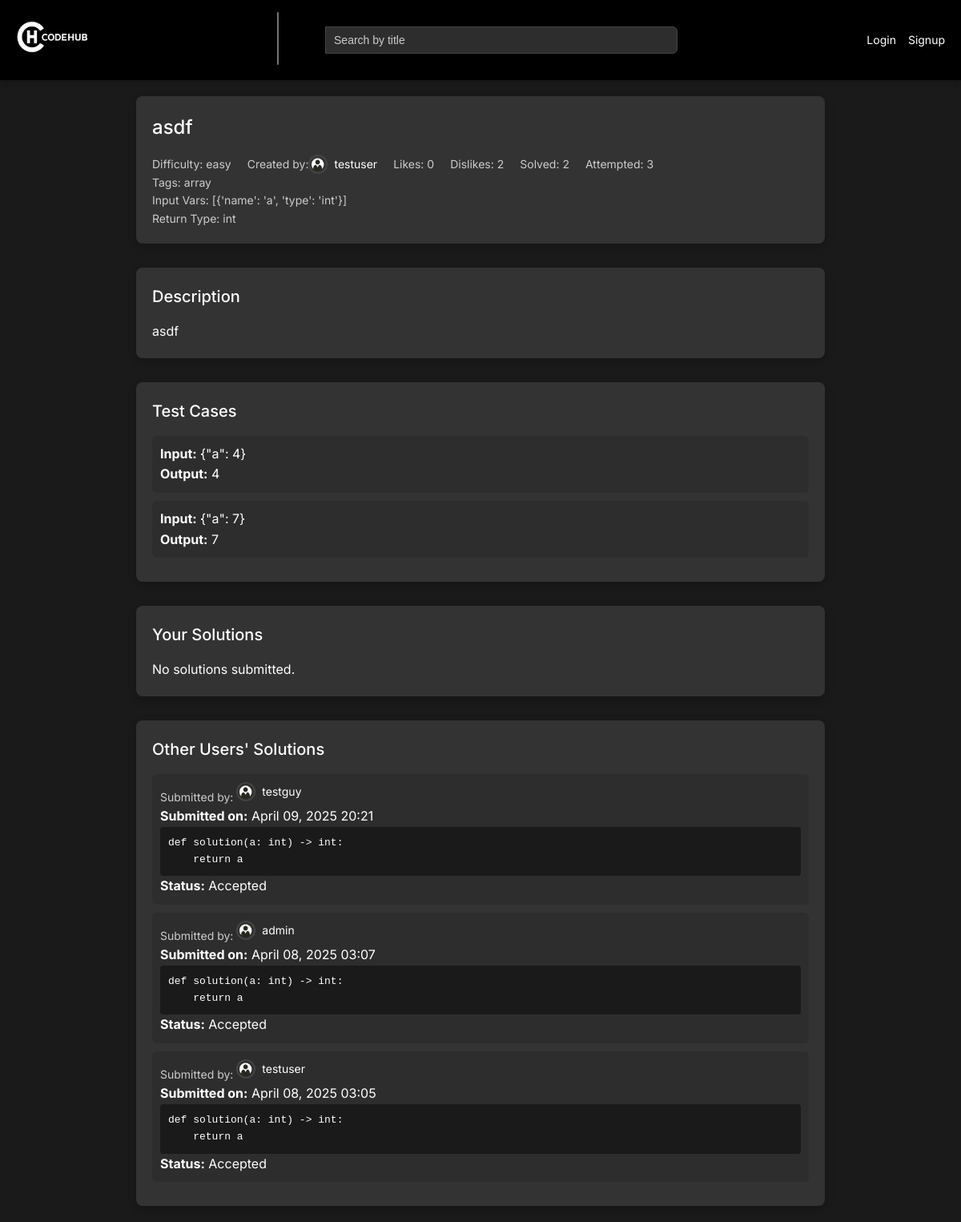
/problem/7/, run on the app's committed database.
### problems/models.py (models this page shows, shortened)
class Problem(models.Model):
    DIFFICULTY_CHOICES = (
        ('easy', 'Easy'),
        ('medium', 'Medium'),
        ('hard', 'Hard'),
    )
    title = models.CharField(max_length=200)
    description = models.TextField()
    difficulty = models.CharField(max_length=6, choices=DIFFICULTY_CHOICES, default='easy')
    created_by = models.ForeignKey(User, on_delete=models.CASCADE, related_name='problems')
    tags = models.ManyToManyField(Tag, blank=True)
    created_at = models.DateTimeField(auto_now_add=True)
    solution_code = models.TextField()
    function_header = models.TextField(blank=True, null=True)
    input_vars = models.JSONField(default=list, blank=True)
    return_type = models.CharField(max_length=50, default='None')
    attempted_by = models.ManyToManyField(User, related_name='attempted_problems', blank=True)
    solved_by = models.ManyToManyField(User, related_name='solved_problems', blank=True)

class Tag(models.Model):
    name = models.CharField(max_length=50, unique=True)

class TestCase(models.Model):
    problem = models.ForeignKey(Problem, on_delete=models.CASCADE, related_name='test_cases')
    input_value = models.JSONField()
    expected_output = models.JSONField()

class Solution(models.Model):
    problem = models.ForeignKey(Problem, on_delete=models.CASCADE, related_name='solutions')
    code = models.TextField()
    created_by = models.ForeignKey(User, on_delete=models.CASCADE, related_name='solutions')
    created_at = models.DateTimeField(auto_now_add=True)

### problems/views.py (the view, shortened to what this page needs)
# urls.py: path('problem/<int:problem_id>/', views.problem_detail, name='problem_detail'),
def problem_detail(request, problem_id):
    problem = get_object_or_404(Problem, id=problem_id)
    user_rating = {'vote': 0}  # Default value
    user_solution = None
    solutions = []
    is_favorited = False
    if request.user.is_authenticated:
        other_solutions = Solution.objects.filter(problem=problem).exclude(created_by=request.user).order_by('-created_at')
    else:
        other_solutions = Solution.objects.filter(problem=problem).order_by('-created_at')
    likes = problem.ratings.filter(vote=1).count()
    dislikes = problem.ratings.filter(vote=-1).count()
    context = {
        'problem': problem,
        'likes': likes,
        'dislikes': dislikes,
        'user_rating': user_rating,
        'solutions': solutions,
        'other_solutions': other_solutions,
        'is_favorited': is_favorited,
        'user_solution': user_solution,
        'function_header': problem.function_header,
        'code': user_solution.code if user_solution else None,
        'input_vars': problem.input_vars,
        'return_type': problem.return_type,
        'results': None,
        'all_tests_passed': False,
    }
    return render(request, 'problem_detail.html', context)

### problems/templates/problem_detail.html (shortened to what this page needs)
{% extends 'base.html' %}
{% load static %}
{% block content %}
    <div class="problem-detail">
        <div class="problem-card">
            <h1>{{ problem.title }}</h1>
            <div class="meta-row">
                <span class="meta">Difficulty: {{ problem.difficulty }}</span>
                <span class="meta created">Created by:
                    <a href="{% url 'profile' %}?user={{ problem.created_by.username }}" class="user-link">
                        <img src="{% if problem.created_by.profile and problem.created_by.profile_picture %}{{ problem.created_by.profile.profile_picture.url }}{% else %}{% static 'problems/default_profile.png' %}{% endif %}" alt="{{ problem.created_by.username }}'s Profile Picture" class="profile-pic">
                        {{ problem.created_by.username }}
                    </a>
                </span>
                <span class="meta">Likes: {{ likes }}</span>
                <span class="meta">Dislikes: {{ dislikes }}</span>
                <span class="meta">Solved: {{ problem.solved_by.count }}</span>
                <span class="meta">Attempted: {{ problem.attempted_by.count }}</span>
            </div>
            <p class="meta">Tags: {% for tag in problem.tags.all %}{{ tag.name }}{% if not forloop.last %}, {% endif %}{% empty %}None{% endfor %}</p>
            <p class="meta">Input Vars: {{ input_vars|default:"None" }}</p>
            <p class="meta">Return Type: {{ return_type|default:"None" }}</p>
        </div>
        <div class="problem-card">
            <h2>Description</h2>
            <p>{{ problem.description|linebreaks }}</p>
        </div>
        <div class="problem-card">
            <h2>Test Cases</h2>
            {% for test_case in problem.test_cases.all %}
                <div class="test-case">
                    <p><strong>Input:</strong> {{ test_case.input_value }}</p>
                    <p><strong>Output:</strong> {{ test_case.expected_output }}</p>
                </div>
            {% empty %}
                <p>No test cases available.</p>
            {% endfor %}
        </div>
        <div class="problem-card">
            <h2>Your Solutions</h2>
            {% for solution in solutions %}
                <div class="solution-item">
                    <p><strong>Submitted on:</strong> {{ solution.created_at|date:"F d, Y H:i" }}</p>
                    <pre>{{ solution.code }}</pre>
                    <p><strong>Status:</strong> {{ solution.status|default:"Accepted" }}</p>
                </div>
            {% empty %}
                <p>No solutions submitted.</p>
            {% endfor %}
        </div>
        <div class="problem-card">
            <h2>Other Users' Solutions</h2>
            {% for solution in other_solutions %}
                <div class="solution-item">
                    <p class="meta">Submitted by:
                        <a href="{% url 'profile' %}?user={{ solution.created_by.username }}" class="user-link">
                            <img src="{% if solution.created_by.profile and solution.created_by.profile_picture %}{{ solution.created_by.profile.profile_picture.url }}{% else %}{% static 'problems/default_profile.png' %}{% endif %}" alt="{{ solution.created_by.username }}'s Profile Picture" class="profile-pic">
                            {{ solution.created_by.username }}
                        </a>
                    </p>
                    <p><strong>Submitted on:</strong> {{ solution.created_at|date:"F d, Y H:i" }}</p>
                    <pre>{{ solution.code }}</pre>
                    <p><strong>Status:</strong> {{ solution.status|default:"Accepted" }}</p>
                </div>
            {% empty %}
                <p>No other solutions submitted.</p>
            {% endfor %}
        </div>
    </div>
{% endblock %}

### problems/templates/base.html (style rules this page uses)
* { margin: 0; padding: 0; box-sizing: border-box; }
body { font-family: 'Inter', sans-serif; background-color: #1a1a1a; color: #ffffff; line-height: 1.6; }
.profile-pic { width: 32px; height: 32px; border-radius: 50%; object-fit: cover; cursor: pointer; border: 2px solid #333333; transition: border-color 0.2s; }
h1, h2 { font-weight: 500; margin-bottom: 20px; }
a { color: #ffffff; text-decoration: none; }

### problems/templates/problem_detail.html (style rules this page uses)
.problem-detail { display: flex; flex-direction: column; gap: 30px; }
.problem-card { background-color: #333333; border-radius: 8px; padding: 20px; box-shadow: 0 4px 12px rgba(0, 0, 0, 0.2); }
.problem-card h1 { font-size: 24px; margin-bottom: 15px; }
.problem-card h2 { font-size: 20px; margin-bottom: 15px; }
.meta-row { display: flex; gap: 20px; flex-wrap: wrap; align-items: baseline; }
.meta { font-size: 14px; color: #cccccc; }
.user-link { display: inline-flex; align-items: center; gap: 8px; }
.profile-pic { width: 24px; height: 24px; border-radius: 50%; object-fit: cover; border: 2px solid #444444; }
.test-case { background-color: #2d2d2d; border-radius: 6px; padding: 10px; margin: 10px 0; }
.solution-item { background-color: #2d2d2d; border-radius: 6px; padding: 10px; margin: 10px 0; }
.solution-item pre { background-color: #1a1a1a; padding: 10px; border-radius: 4px; overflow-x: auto; font-size: 13px; }
.meta.created { display: inline-flex; align-items: center; }

### data on the page
Problem: title "asdf", difficulty "easy", created_by.username "testuser", solved_by.count "2", attempted_by.count "3", input_vars "[{'name': 'a', 'type': 'int'}]", return_type "int", description "asdf"
Tag: name "array"
TestCase: input_value "{\"a\": 4}", expected_output "4"
TestCase: input_value "{\"a\": 7}", expected_output "7"
Solution: created_by.username "testguy", created_at "April 09, 2025 20:21", code "def solution(a: int) -> int: return a", status "Accepted"
Solution: created_by.username "admin", created_at "April 08, 2025 03:07", code "def solution(a: int) -> int: return a", status "Accepted"
Solution: created_by.username "testuser", created_at "April 08, 2025 03:05", code "def solution(a: int) -> int: return a", status "Accepted"

### other printed values
{{ likes }} "0"
{{ dislikes }} "2"
